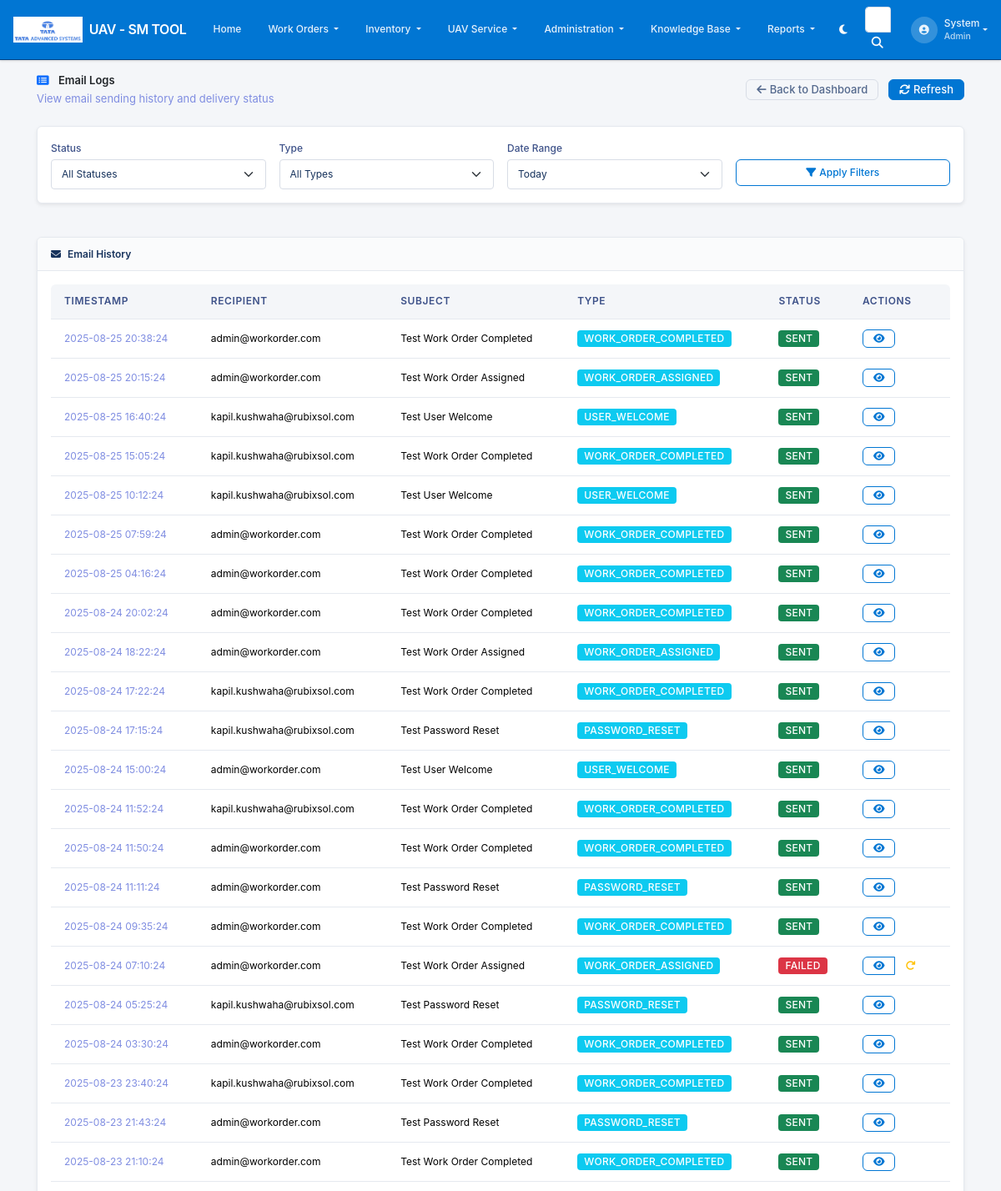
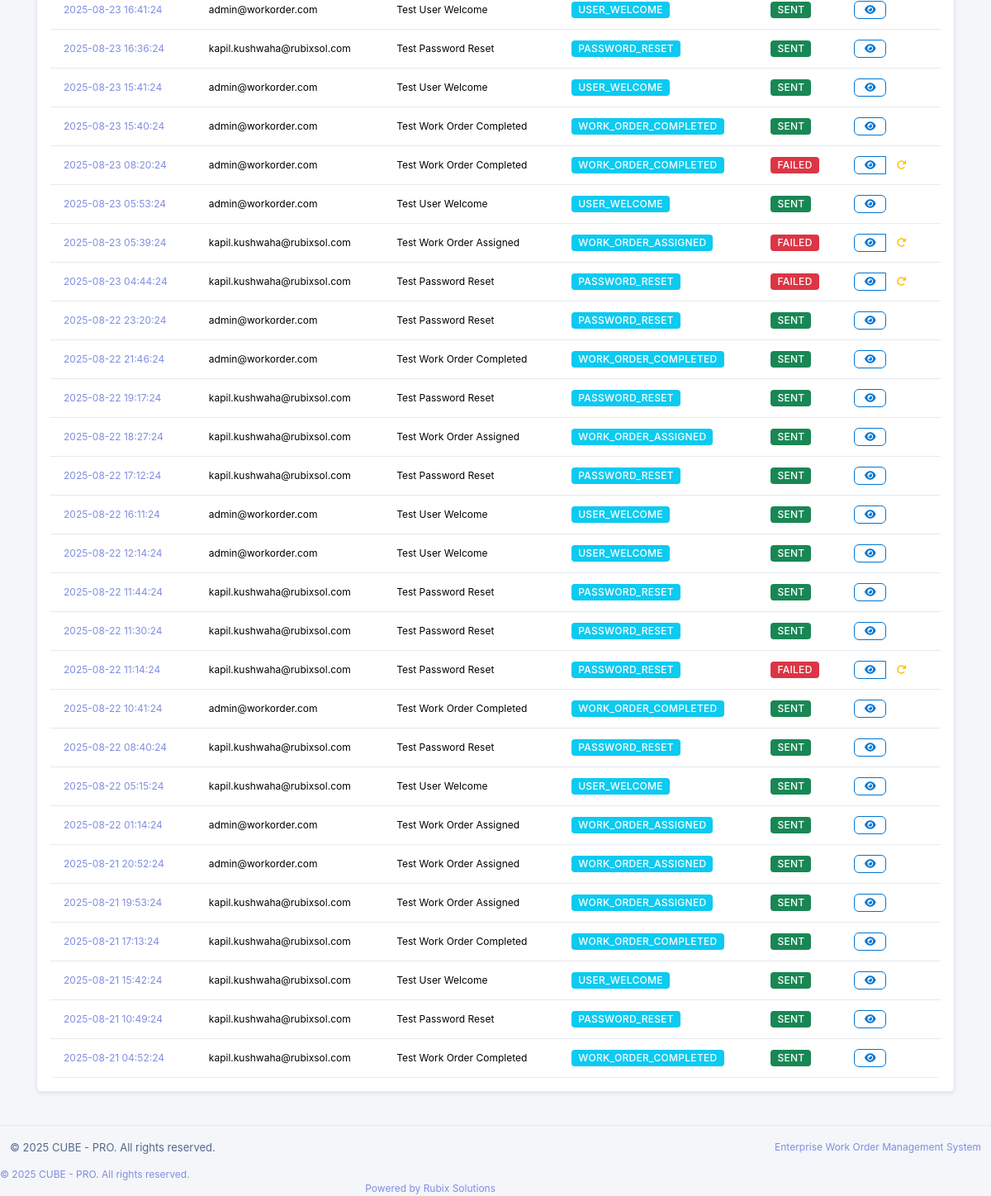
Page /email-management/logs (signed in) on the earlier database version (2 pictures, top to bottom).
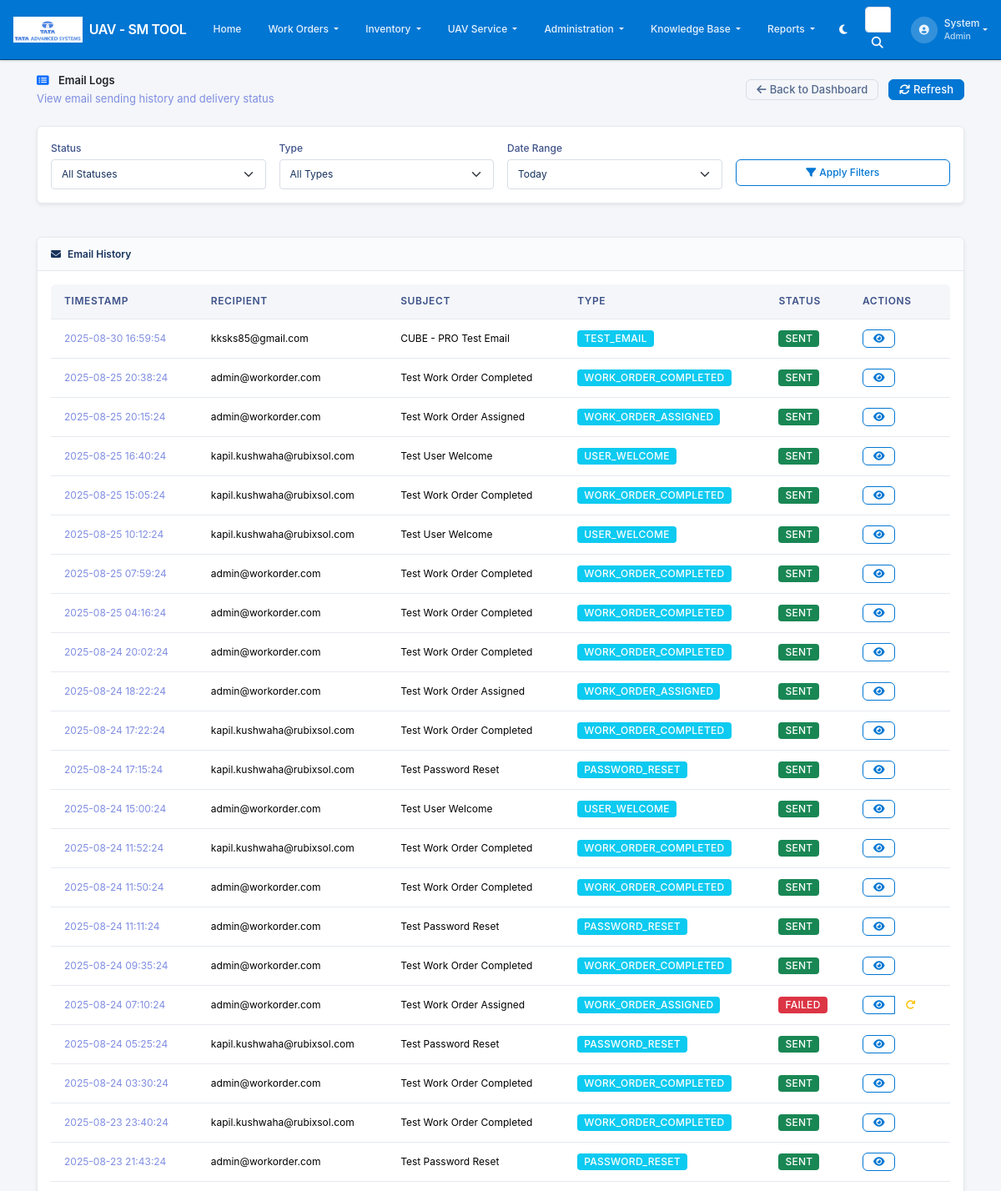
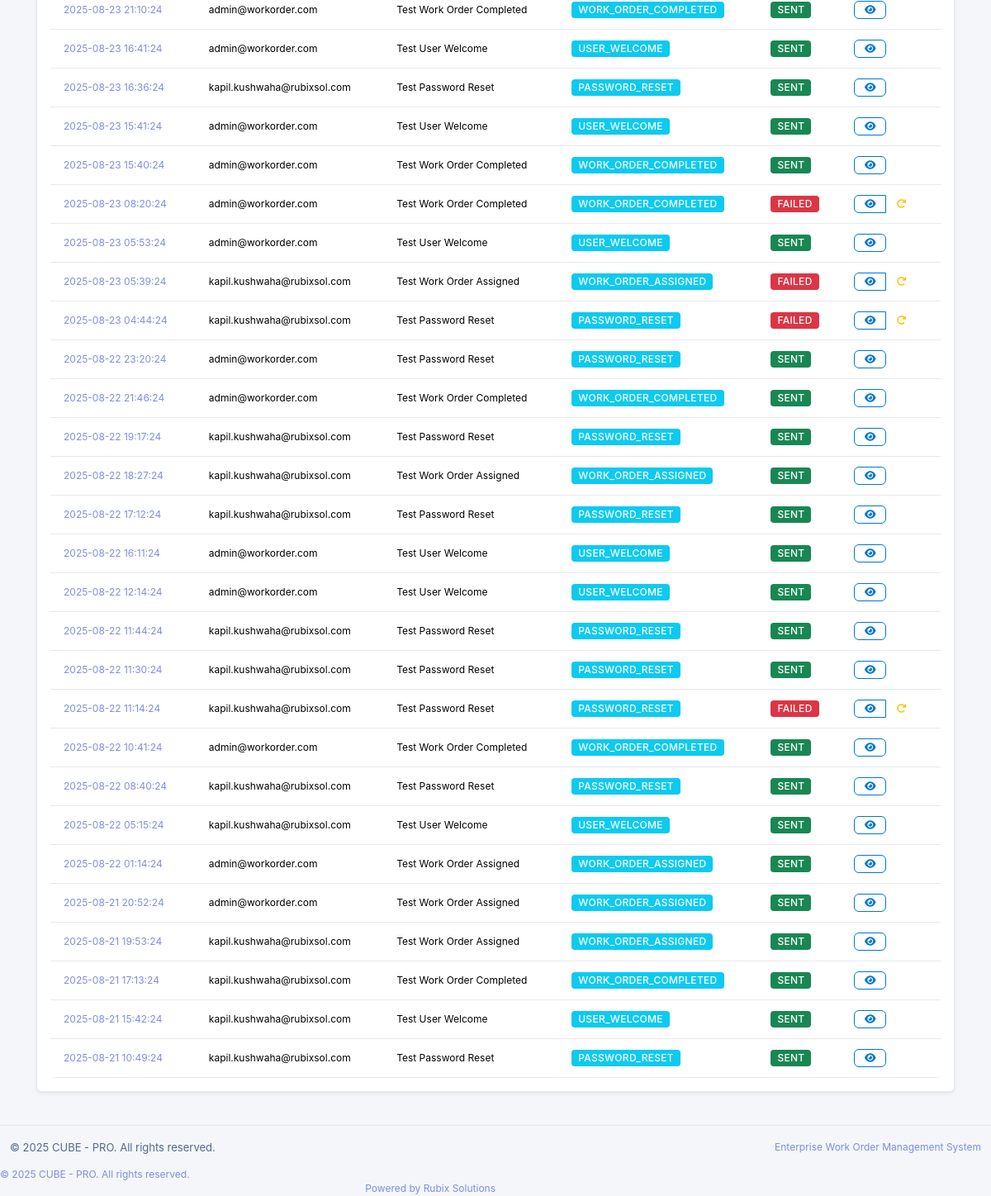
Same page on the later database version (2 pictures, top to bottom).
### app/models.py (models this page shows, shortened)
class User(UserMixin, db.Model):
    __tablename__ = 'users'
    id = db.Column(db.Integer, primary_key=True)
    username = db.Column(db.String(64), unique=True, nullable=False, index=True)
    email = db.Column(db.String(120), unique=True, nullable=False, index=True)
    password_hash = db.Column(db.String(255), nullable=False)
    first_name = db.Column(db.String(64), nullable=False)
    last_name = db.Column(db.String(64), nullable=False)
    phone = db.Column(db.String(20))
    is_active = db.Column(db.Boolean, default=True)
    created_at = db.Column(db.DateTime, default=lambda: datetime.now(timezone.utc))
    last_login = db.Column(db.DateTime)
    role_id = db.Column(db.Integer, db.ForeignKey('roles.id'))
    created_workorders = db.relationship('WorkOrder', foreign_keys='WorkOrder.created_by_id',
                                       backref='creator', lazy='dynamic')
    assigned_workorders = db.relationship('WorkOrder', foreign_keys='WorkOrder.assigned_to_id',
                                        backref='assignee', lazy='dynamic')
    activities = db.relationship('WorkOrderActivity', backref='user', lazy='dynamic')
    def has_role(self, role_name):
        return self.role and self.role.name == role_name

class Role(db.Model):
    __tablename__ = 'roles'
    id = db.Column(db.Integer, primary_key=True)
    name = db.Column(db.String(64), unique=True, nullable=False)
    description = db.Column(db.String(255))
    created_at = db.Column(db.DateTime, default=lambda: datetime.now(timezone.utc))
    users = db.relationship('User', backref='role', lazy='dynamic')

class EmailLog(db.Model):
    __tablename__ = 'email_log'
    id = db.Column(db.Integer, primary_key=True)
    recipient_email = db.Column(db.String(255), nullable=False)
    subject = db.Column(db.String(500))
    status = db.Column(db.String(50), default='sent')  # sent, failed, pending
    error_message = db.Column(db.Text)
    template_type = db.Column(db.String(100))  # work_order, user_welcome, password_reset, etc.
    sent_at = db.Column(db.DateTime, default=lambda: datetime.now(timezone.utc))
    user_id = db.Column(db.Integer, db.ForeignKey('users.id'))
    work_order_id = db.Column(db.Integer, db.ForeignKey('workorders.id'))
    user = db.relationship('User', backref='email_logs')
    work_order = db.relationship('WorkOrder', backref='email_logs')

### app/email_management/routes.py (the view, shortened to what this page needs)
@bp.route('/logs')
@login_required
def email_logs():
    if not current_user.has_role('admin'):
        flash('You do not have permission to access email logs.', 'error')
        return redirect(url_for('main.dashboard'))
    email_logs = EmailLog.query.order_by(EmailLog.sent_at.desc()).limit(50).all()
    logs = []
    for log in email_logs:
        logs.append({
            'id': log.id,
            'timestamp': log.sent_at.strftime('%Y-%m-%d %H:%M:%S') if log.sent_at else 'N/A',
            'recipient': log.recipient_email,
            'subject': log.subject,
            'status': 'Sent' if log.status == 'sent' else 'Failed',
            'type': log.template_type or 'General'
        })
    return render_template('email_management/logs.html',
                         title='Email Logs', logs=logs)

### app/__init__.py (called while the page is built)
@login_manager.user_loader
def load_user(user_id):
    from app.models import User
    return User.query.get(int(user_id))

### app/templates/email_management/logs.html (shortened to what this page needs)
{% extends "base.html" %}
{% block content %}
<div class="container-fluid px-3">
    <div class="row mb-4">
        <div class="col-12">
            <div class="d-flex justify-content-between align-items-center">
                <div>
                    <h4 class="mb-1 text-dark fw-semibold">
                        <i class="fas fa-list-alt me-2 text-primary"></i>
                        Email Logs
                    </h4>
                    <p class="text-muted mb-0 small">View email sending history and delivery status</p>
                </div>
                <div>
                    <a href="{{ url_for('email_management.dashboard') }}" class="btn btn-outline-secondary btn-sm me-2">
                        <i class="fas fa-arrow-left me-1"></i>Back to Dashboard
                    </a>
                    <button class="btn btn-primary btn-sm" onclick="refreshLogs()">
                        <i class="fas fa-refresh me-1"></i>Refresh
                    </button>
                </div>
            </div>
        </div>
    </div>
    <div class="row mb-4">
        <div class="col-12">
            <div class="card shadow-sm">
                <div class="card-body">
                    <form class="row g-3">
                        <div class="col-md-3">
                            <label for="statusFilter" class="form-label">Status</label>
                            <select class="form-select" id="statusFilter">
                                <option value="">All Statuses</option>
                            </select>
                        </div>
                        <div class="col-md-3">
                            <label for="typeFilter" class="form-label">Type</label>
                            <select class="form-select" id="typeFilter">
                                <option value="">All Types</option>
                            </select>
                        </div>
                        <div class="col-md-3">
                            <label for="dateFilter" class="form-label">Date Range</label>
                            <select class="form-select" id="dateFilter">
                                <option value="today">Today</option>
                            </select>
                        </div>
                        <div class="col-md-3">
                            <label class="form-label">&nbsp;</label>
                            <div class="d-grid">
                                <button type="button" class="btn btn-outline-primary" onclick="applyFilters()">
                                    <i class="fas fa-filter me-1"></i>Apply Filters
                                </button>
                            </div>
                        </div>
                    </form>
                </div>
            </div>
        </div>
    </div>
    <div class="row">
        <div class="col-12">
            <div class="card shadow-sm">
                <div class="card-header">
                    <h5 class="mb-0">
                        <i class="fas fa-envelope me-2"></i>Email History
                    </h5>
                </div>
                <div class="card-body">
                    <div class="table-responsive">
                        <table class="table table-hover">
                            <thead>
                                <tr>
                                    <th>Timestamp</th>
                                    <th>Recipient</th>
                                    <th>Subject</th>
                                    <th>Type</th>
                                    <th>Status</th>
                                    <th>Actions</th>
                                </tr>
                            </thead>
                            <tbody>
                                {% for log in logs %}
                                <tr>
                                    <td>
                                        <small class="text-muted">{{ log.timestamp }}</small>
                                    </td>
                                    <td>{{ log.recipient }}</td>
                                    <td>{{ log.subject }}</td>
                                    <td>
                                        <span class="badge bg-info">{{ log.type }}</span>
                                    </td>
                                    <td>
                                        {% if log.status == 'Sent' %}
                                            <span class="badge bg-success">{{ log.status }}</span>
                                        {% elif log.status == 'Failed' %}
                                            <span class="badge bg-danger">{{ log.status }}</span>
                                        {% else %}
                                            <span class="badge bg-warning">{{ log.status }}</span>
                                        {% endif %}
                                    </td>
                                    <td>
                                        <div class="btn-group" role="group">
                                            <button class="btn btn-outline-primary btn-sm" onclick="viewLogDetails({{ log.id }})">
                                                <i class="fas fa-eye"></i>
                                            </button>
                                            {% if log.status == 'Failed' %}
                                                <button class="btn btn-outline-warning btn-sm" onclick="retryEmail({{ log.id }})">
                                                    <i class="fas fa-redo"></i>
                                                </button>
                                            {% endif %}
                                        </div>
                                    </td>
                                </tr>
                                {% endfor %}
                            </tbody>
                        </table>
                    </div>
                </div>
            </div>
        </div>
    </div>
</div>
{% endblock %}

### app/templates/base.html (shortened to what this page needs)
<!DOCTYPE html>
<html lang="en" data-bs-theme="light">
<head>
    <link href="https://cdn.jsdelivr.net/npm/bootstrap@5.3.2/dist/css/bootstrap.min.css" rel="stylesheet">
    <link href="https://cdnjs.cloudflare.com/ajax/libs/font-awesome/6.4.0/css/all.min.css" rel="stylesheet">
    <link href="{{ url_for('static', filename='css/style.css') }}" rel="stylesheet">
</head>
<body>
    {% if current_user.is_authenticated %}
    <nav class="navbar navbar-expand-lg navbar-dark">
        <div class="container-fluid px-3">
            <a class="navbar-brand fw-semibold d-flex align-items-center" href="{{ url_for('main.dashboard') }}">
                <img src="{{ url_for('static', filename='img/tata_logo.png') }}" alt="TATA Advanced Systems" style="height:32px;width:auto;object-fit:contain;" class="me-2">
                UAV - SM TOOL
            </a>
            <div class="collapse navbar-collapse" id="navbarNav">
                <ul class="navbar-nav me-auto">
                    <li class="nav-item">
                        <a class="nav-link px-2" href="{{ url_for('main.dashboard') }}">
                            Home
                        </a>
                    </li>
                    <li class="nav-item dropdown">
                        <a class="nav-link dropdown-toggle px-2" href="#" id="workordersDropdown" role="button" data-bs-toggle="dropdown">
                            Work Orders
                        </a>
                    </li>
                    {% if current_user.role and (current_user.role.name == 'admin' or current_user.role.name == 'manager') %}
                    <li class="nav-item dropdown">
                        <a class="nav-link dropdown-toggle px-2" href="#" id="inventoryDropdown" role="button" data-bs-toggle="dropdown">
                            Inventory
                        </a>
                    </li>
                    <li class="nav-item dropdown">
                        <a class="nav-link dropdown-toggle px-2" href="#" id="uavServiceDropdown" role="button" data-bs-toggle="dropdown">
                            UAV Service
                        </a>
                    </li>
                    <li class="nav-item dropdown">
                        <a class="nav-link dropdown-toggle px-2" href="#" id="adminDropdown" role="button" data-bs-toggle="dropdown">
                            Administration
                        </a>
                    </li>
                    <li class="nav-item dropdown">
                        <a class="nav-link dropdown-toggle px-2" href="#" id="knowledgeDropdown" role="button" data-bs-toggle="dropdown">
                            Knowledge Base
                        </a>
                    </li>
                    <li class="nav-item dropdown">
                        <a class="nav-link dropdown-toggle px-2" href="#" id="reportsDropdown" role="button" data-bs-toggle="dropdown">
                            Reports
                        </a>
                    </li>
                    {% endif %}
                </ul>
                <button class="btn btn-outline-light btn-sm me-2" id="themeToggle">
                    <i class="fas fa-moon"></i>
                </button>
                <form class="d-flex me-2" method="GET" action="{{ url_for('main.search') }}">
                    <div class="input-group input-group-sm">
                        <input class="form-control" type="search" name="q" placeholder="Search..." aria-label="Search" style="max-width: 200px;">
                        <button class="btn btn-outline-light" type="submit">
                            <i class="fas fa-search"></i>
                        </button>
                    </div>
                </form>
                <ul class="navbar-nav">
                    <li class="nav-item dropdown">
                        <a class="nav-link dropdown-toggle d-flex align-items-center" href="#" id="navbarDropdown" role="button" data-bs-toggle="dropdown">
                            <div class="user-avatar me-2">
                                <i class="fas fa-user-circle"></i>
                            </div>
                            <div class="user-info d-none d-md-block">
                                <div class="fw-medium">{{ current_user.first_name }}</div>
                                <small class="text-light opacity-75">{{ current_user.role.name|title if current_user.role else 'User' }}</small>
                            </div>
                        </a>
                    </li>
                </ul>
            </div>
        </div>
    </nav>
    {% endif %}
    <main class="{% if current_user.is_authenticated %}main-content{% else %}auth-content{% endif %}">
        {% if current_user.is_authenticated %}
        <div class="container-fluid">
        {% endif %}
            {% block content %}{% endblock %}
        {% if current_user.is_authenticated %}
        </div>
        {% endif %}
    </main>
    {% if current_user.is_authenticated %}
    <footer class="footer mt-auto">
    <div class="{% if current_user.is_authenticated %}container-fluid{% else %}container d-flex align-items-center justify-content-center min-vh-100{% endif %}">
            <div class="row align-items-center">
                <div class="col-md-6">
                    <p class="mb-0">&copy; 2025 CUBE - PRO. All rights reserved.</p>
                </div>
                <div class="col-md-6 text-end">
                    <span class="text-muted">Enterprise Work Order Management System</span>
                </div>
            </div>
        </div>
    </footer>
    {% endif %}
                <div class="col-md-6">
                    <p class="mb-0 text-muted">
                        © 2025 CUBE - PRO. All rights reserved.
                    </p>
                </div>
                <div class="col-md-6 text-md-end">
                    <p class="mb-0 text-muted">
                        Powered by Rubix Solutions
                    </p>
                </div>
</body>
</html>

Differences in the rows shown:
no longer on this page (row unchanged): EmailLog: timestamp "2025-08-21 04:52:24", recipient "kapil.kushwaha@rubixsol.com", subject "Test Work Order Completed", type "WORK_ORDER_COMPLETED", status "SENT"
added EmailLog: timestamp "2025-08-30 16:59:54", recipient "kksks85@gmail.com", subject "CUBE - PRO Test Email", type "TEST_EMAIL", status "SENT"
